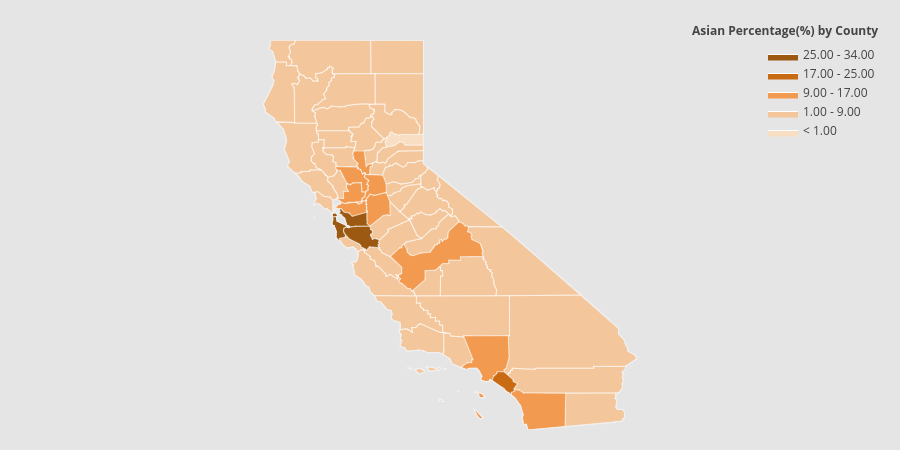

Write the Python code that produced this figure.
"""
This code is for us to visualize how each ethnicity distribute in California on a geomap. This specific function is for Asian population.

We import plotly in order to send the code to their website and do the mapping.
First, set credentials for us to send the code;
Then, read date from CSV file and extract the data we need to use;
After that, dicide how many density we want to show on the map and set each density range a different color;
Finally, log into Plotly profile to visualize the plots.

Environment:
Modules used: plotly, plotly.plotly, plotly.figure_factory, numpy, and pandas
Files used: CA_County_Eth.csv
Data used: ASIAN population
"""

import plotly
import plotly.plotly as py
import plotly.figure_factory as ff
import numpy as np
import pandas as pd

# Set credentials
plotly.tools.set_credentials_file(username='TKKKKK', api_key='ekYjsBAHMq2ChtKrqU8k')

# Read data from CSV file and extract the data we need to use
df_sample = pd.read_csv('CA_County_Eth.csv')
df_sample_r = df_sample[df_sample['STNAME'] == 'California']

# Dicide how many density we want to show on the map and set each density range a different color
values = np.array(df_sample_r['ASIAN'].tolist())
minimum = np.min(values)
values = values + (1.01 - minimum)
values = values.tolist()
fips = df_sample_r['FIPS'].tolist()

endpts = list(np.mgrid[min(values):max(values):5j])

colorscale = ["#f8dfc3","#f3c69b","#f29b50","#c96b13","#9b5912","#753c0a"]
fig = ff.create_choropleth(
    fips=fips, values=values, scope=['California'], show_state_data=True,
    colorscale=colorscale, binning_endpoints=endpts, round_legend_values=True,
    plot_bgcolor='rgb(229,229,229)',
    paper_bgcolor='rgb(229,229,229)',
    legend_title='Asian Percentage(%) by County',
    county_outline={'color': 'rgb(255,255,255)', 'width': 0.5},
    exponent_format=True,
)
py.iplot(fig, filename='Asian_byCounty')
